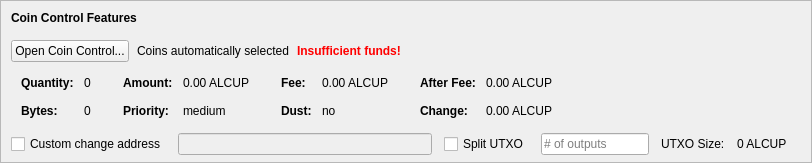
    <widget class="QFrame" name="frameCoinControl">
     <property name="sizePolicy">
      <sizepolicy hsizetype="Expanding" vsizetype="Expanding">
       <horstretch>0</horstretch>
       <verstretch>0</verstretch>
      </sizepolicy>
     </property>
     <property name="maximumSize">
      <size>
       <width>16777215</width>
       <height>16777215</height>
      </size>
     </property>
     <property name="frameShape">
      <enum>QFrame::StyledPanel</enum>
     </property>
     <property name="frameShadow">
      <enum>QFrame::Sunken</enum>
     </property>
     <layout class="QVBoxLayout" name="verticalLayoutCoinControl2">
      <property name="spacing">
       <number>0</number>
      </property>
      <property name="leftMargin">
       <number>0</number>
      </property>
      <property name="topMargin">
       <number>0</number>
      </property>
      <property name="rightMargin">
       <number>0</number>
      </property>
      <property name="bottomMargin">
       <number>6</number>
      </property>
      <item>
       <layout class="QVBoxLayout" name="verticalLayoutCoinControl" stretch="0,0,0,0,1">
        <property name="spacing">
         <number>0</number>
        </property>
        <property name="leftMargin">
         <number>10</number>
        </property>
        <property name="topMargin">
         <number>10</number>
        </property>
        <item>
         <layout class="QHBoxLayout" name="horizontalLayoutCoinControl1">
          <property name="bottomMargin">
           <number>15</number>
          </property>
          <item>
           <widget class="QLabel" name="labelCoinControlFeatures">
            <property name="sizePolicy">
             <sizepolicy hsizetype="Preferred" vsizetype="Maximum">
              <horstretch>0</horstretch>
              <verstretch>0</verstretch>
             </sizepolicy>
            </property>
            <property name="font">
             <font>
              <weight>75</weight>
              <bold>true</bold>
             </font>
            </property>
            <property name="styleSheet">
             <string notr="true">font-weight:bold;</string>
            </property>
            <property name="text">
             <string>Coin Control Features</string>
            </property>
           </widget>
          </item>
         </layout>
        </item>
        <item>
         <layout class="QHBoxLayout" name="horizontalLayoutCoinControl2" stretch="0,0,0,0">
          <property name="spacing">
           <number>8</number>
          </property>
          <property name="bottomMargin">
           <number>10</number>
          </property>
          <item>
           <widget class="QPushButton" name="pushButtonCoinControl">
            <property name="styleSheet">
             <string notr="true"/>
            </property>
            <property name="text">
             <string>Open Coin Control...</string>
            </property>
            <property name="autoDefault">
             <bool>false</bool>
            </property>
           </widget>
          </item>
          <item>
           <widget class="QLabel" name="labelCoinControlAutomaticallySelected">
            <property name="text">
             <string>Coins automatically selected</string>
            </property>
            <property name="margin">
             <number>5</number>
            </property>
           </widget>
          </item>
          <item>
           <widget class="QLabel" name="labelCoinControlInsuffFunds">
            <property name="font">
             <font>
              <weight>75</weight>
              <bold>true</bold>
             </font>
            </property>
            <property name="styleSheet">
             <string notr="true">color:red;font-weight:bold;</string>
            </property>
            <property name="text">
             <string>Insufficient funds!</string>
            </property>
            <property name="margin">
             <number>5</number>
            </property>
           </widget>
          </item>
          <item>
           <spacer name="horizontalSpacerCoinControl">
            <property name="orientation">
             <enum>Qt::Horizontal</enum>
            </property>
            <property name="sizeHint" stdset="0">
             <size>
              <width>40</width>
              <height>1</height>
             </size>
            </property>
           </spacer>
          </item>
         </layout>
        </item>
        <item>
         <widget class="QWidget" name="widgetCoinControl" native="true">
          <property name="sizePolicy">
           <sizepolicy hsizetype="Preferred" vsizetype="Preferred">
            <horstretch>0</horstretch>
            <verstretch>0</verstretch>
           </sizepolicy>
          </property>
          <property name="minimumSize">
           <size>
            <width>0</width>
            <height>0</height>
           </size>
          </property>
          <property name="styleSheet">
           <string notr="true"/>
          </property>
          <layout class="QHBoxLayout" name="horizontalLayoutCoinControl5">
           <property name="leftMargin">
            <number>0</number>
           </property>
           <property name="topMargin">
            <number>0</number>
           </property>
           <property name="rightMargin">
            <number>0</number>
           </property>
           <property name="bottomMargin">
            <number>0</number>
           </property>
           <item>
            <layout class="QHBoxLayout" name="horizontalLayoutCoinControl3" stretch="0,0,0,1">
             <property name="spacing">
              <number>20</number>
             </property>
             <property name="topMargin">
              <number>0</number>
             </property>
             <property name="bottomMargin">
              <number>10</number>
             </property>
             <item>
              <layout class="QFormLayout" name="formLayoutCoinControl1">
               <property name="horizontalSpacing">
                <number>10</number>
               </property>
               <property name="verticalSpacing">
                <number>14</number>
               </property>
               <property name="leftMargin">
                <number>10</number>
               </property>
               <property name="topMargin">
                <number>4</number>
               </property>
               <property name="rightMargin">
                <number>6</number>
               </property>
               <item row="0" column="0">
                <widget class="QLabel" name="labelCoinControlQuantityText">
                 <property name="font">
                  <font>
                   <weight>75</weight>
                   <bold>true</bold>
                  </font>
                 </property>
                 <property name="text">
                  <string>Quantity:</string>
                 </property>
                 <property name="margin">
                  <number>0</number>
                 </property>
                </widget>
               </item>
               <item row="0" column="1">
                <widget class="QLabel" name="labelCoinControlQuantity">
                 <property name="cursor">
                  <cursorShape>IBeamCursor</cursorShape>
                 </property>
                 <property name="contextMenuPolicy">
                  <enum>Qt::ActionsContextMenu</enum>
                 </property>
                 <property name="text">
                  <string notr="true">0</string>
                 </property>
                 <property name="margin">
                  <number>0</number>
                 </property>
                 <property name="textInteractionFlags">
                  <set>Qt::LinksAccessibleByMouse|Qt::TextSelectableByKeyboard|Qt::TextSelectableByMouse</set>
                 </property>
                </widget>
               </item>
               <item row="1" column="0">
                <widget class="QLabel" name="labelCoinControlBytesText">
                 <property name="font">
                  <font>
                   <weight>75</weight>
                   <bold>true</bold>
                  </font>
                 </property>
                 <property name="text">
                  <string>Bytes:</string>
                 </property>
                </widget>
               </item>
               <item row="1" column="1">
                <widget class="QLabel" name="labelCoinControlBytes">
                 <property name="cursor">
                  <cursorShape>IBeamCursor</cursorShape>
                 </property>
                 <property name="contextMenuPolicy">
                  <enum>Qt::ActionsContextMenu</enum>
                 </property>
                 <property name="text">
                  <string notr="true">0</string>
                 </property>
                 <property name="textInteractionFlags">
                  <set>Qt::LinksAccessibleByMouse|Qt::TextSelectableByKeyboard|Qt::TextSelectableByMouse</set>
                 </property>
                </widget>
               </item>
              </layout>
             </item>
             <item>
              <layout class="QFormLayout" name="formLayoutCoinControl2">
               <property name="horizontalSpacing">
                <number>10</number>
               </property>
               <property name="verticalSpacing">
                <number>14</number>
               </property>
               <property name="leftMargin">
                <number>6</number>
               </property>
               <property name="topMargin">
                <number>4</number>
               </property>
               <property name="rightMargin">
                <number>6</number>
               </property>
               <item row="0" column="0">
                <widget class="QLabel" name="labelCoinControlAmountText">
                 <property name="font">
                  <font>
                   <weight>75</weight>
                   <bold>true</bold>
                  </font>
                 </property>
                 <property name="text">
                  <string>Amount:</string>
                 </property>
                 <property name="margin">
                  <number>0</number>
                 </property>
                </widget>
               </item>
               <item row="0" column="1">
                <widget class="QLabel" name="labelCoinControlAmount">
                 <property name="cursor">
                  <cursorShape>IBeamCursor</cursorShape>
                 </property>
                 <property name="contextMenuPolicy">
                  <enum>Qt::ActionsContextMenu</enum>
                 </property>
                 <property name="text">
                  <string notr="true">0.00 ALCUP</string>
                 </property>
                 <property name="textInteractionFlags">
                  <set>Qt::LinksAccessibleByMouse|Qt::TextSelectableByKeyboard|Qt::TextSelectableByMouse</set>
                 </property>
                </widget>
               </item>
               <item row="1" column="0">
                <widget class="QLabel" name="labelCoinControlPriorityText">
                 <property name="font">
                  <font>
                   <weight>75</weight>
                   <bold>true</bold>
                  </font>
                 </property>
                 <property name="text">
                  <string>Priority:</string>
                 </property>
                </widget>
               </item>
               <item row="1" column="1">
                <widget class="QLabel" name="labelCoinControlPriority">
                 <property name="cursor">
                  <cursorShape>IBeamCursor</cursorShape>
                 </property>
                 <property name="contextMenuPolicy">
                  <enum>Qt::ActionsContextMenu</enum>
                 </property>
                 <property name="text">
                  <string>medium</string>
                 </property>
                 <property name="textInteractionFlags">
                  <set>Qt::LinksAccessibleByMouse|Qt::TextSelectableByKeyboard|Qt::TextSelectableByMouse</set>
                 </property>
                </widget>
               </item>
              </layout>
             </item>
             <item>
              <layout class="QFormLayout" name="formLayoutCoinControl3">
               <property name="horizontalSpacing">
                <number>10</number>
               </property>
               <property name="verticalSpacing">
                <number>14</number>
               </property>
               <property name="leftMargin">
                <number>6</number>
               </property>
               <property name="topMargin">
                <number>4</number>
               </property>
               <property name="rightMargin">
                <number>6</number>
               </property>
               <item row="0" column="0">
                <widget class="QLabel" name="labelCoinControlFeeText">
                 <property name="font">
                  <font>
                   <weight>75</weight>
                   <bold>true</bold>
                  </font>
                 </property>
                 <property name="text">
                  <string>Fee:</string>
                 </property>
                 <property name="margin">
                  <number>0</number>
                 </property>
                </widget>
               </item>
               <item row="0" column="1">
                <widget class="QLabel" name="labelCoinControlFee">
                 <property name="cursor">
                  <cursorShape>IBeamCursor</cursorShape>
                 </property>
                 <property name="contextMenuPolicy">
                  <enum>Qt::ActionsContextMenu</enum>
                 </property>
                 <property name="text">
                  <string notr="true">0.00 ALCUP</string>
                 </property>
                 <property name="textInteractionFlags">
                  <set>Qt::LinksAccessibleByMouse|Qt::TextSelectableByKeyboard|Qt::TextSelectableByMouse</set>
                 </property>
                </widget>
               </item>
               <item row="1" column="0">
                <widget class="QLabel" name="labelCoinControlLowOutputText">
                 <property name="font">
                  <font>
                   <weight>75</weight>
                   <bold>true</bold>
                  </font>
                 </property>
                 <property name="text">
                  <string>Dust:</string>
                 </property>
                </widget>
               </item>
               <item row="1" column="1">
                <widget class="QLabel" name="labelCoinControlLowOutput">
                 <property name="cursor">
                  <cursorShape>IBeamCursor</cursorShape>
                 </property>
                 <property name="contextMenuPolicy">
                  <enum>Qt::ActionsContextMenu</enum>
                 </property>
                 <property name="text">
                  <string>no</string>
                 </property>
                 <property name="textInteractionFlags">
                  <set>Qt::LinksAccessibleByMouse|Qt::TextSelectableByKeyboard|Qt::TextSelectableByMouse</set>
                 </property>
                </widget>
               </item>
              </layout>
             </item>
             <item>
              <layout class="QFormLayout" name="formLayoutCoinControl4">
               <property name="horizontalSpacing">
                <number>10</number>
               </property>
               <property name="verticalSpacing">
                <number>14</number>
               </property>
               <property name="leftMargin">
                <number>6</number>
               </property>
               <property name="topMargin">
                <number>4</number>
               </property>
               <property name="rightMargin">
                <number>6</number>
               </property>
               <item row="0" column="0">
                <widget class="QLabel" name="labelCoinControlAfterFeeText">
                 <property name="font">
                  <font>
                   <weight>75</weight>
                   <bold>true</bold>
                  </font>
                 </property>
                 <property name="text">
                  <string>After Fee:</string>
                 </property>
                 <property name="margin">
                  <number>0</number>
                 </property>
                </widget>
               </item>
               <item row="0" column="1">
                <widget class="QLabel" name="labelCoinControlAfterFee">
                 <property name="cursor">
                  <cursorShape>IBeamCursor</cursorShape>
                 </property>
                 <property name="contextMenuPolicy">
                  <enum>Qt::ActionsContextMenu</enum>
                 </property>
                 <property name="text">
                  <string notr="true">0.00 ALCUP</string>
                 </property>
                 <property name="textInteractionFlags">
                  <set>Qt::LinksAccessibleByMouse|Qt::TextSelectableByKeyboard|Qt::TextSelectableByMouse</set>
                 </property>
                </widget>
               </item>
               <item row="1" column="0">
                <widget class="QLabel" name="labelCoinControlChangeText">
                 <property name="font">
                  <font>
                   <weight>75</weight>
                   <bold>true</bold>
                  </font>
                 </property>
                 <property name="text">
                  <string>Change:</string>
                 </property>
                </widget>
               </item>
               <item row="1" column="1">
                <widget class="QLabel" name="labelCoinControlChange">
                 <property name="cursor">
                  <cursorShape>IBeamCursor</cursorShape>
                 </property>
                 <property name="contextMenuPolicy">
                  <enum>Qt::ActionsContextMenu</enum>
                 </property>
                 <property name="text">
                  <string notr="true">0.00 ALCUP</string>
                 </property>
                 <property name="textInteractionFlags">
                  <set>Qt::LinksAccessibleByMouse|Qt::TextSelectableByKeyboard|Qt::TextSelectableByMouse</set>
                 </property>
                </widget>
               </item>
              </layout>
             </item>
            </layout>
           </item>
          </layout>
         </widget>
        </item>
        <item>
         <layout class="QHBoxLayout" name="horizontalLayoutCoinControl4" stretch="0,0,0,0,0,0,0">
          <property name="spacing">
           <number>12</number>
          </property>
          <property name="sizeConstraint">
           <enum>QLayout::SetDefaultConstraint</enum>
          </property>
          <property name="topMargin">
           <number>5</number>
          </property>
          <property name="rightMargin">
           <number>5</number>
          </property>
          <item>
           <widget class="QCheckBox" name="checkBoxCoinControlChange">
            <property name="toolTip">
             <string>If this is activated, but the change address is empty or invalid, change will be sent to a newly generated address.</string>
            </property>
            <property name="text">
             <string>Custom change address</string>
            </property>
           </widget>
          </item>
          <item>
           <widget class="QValidatedLineEdit" name="lineEditCoinControlChange">
            <property name="enabled">
             <bool>false</bool>
            </property>
            <property name="sizePolicy">
             <sizepolicy hsizetype="Expanding" vsizetype="Fixed">
              <horstretch>0</horstretch>
              <verstretch>0</verstretch>
             </sizepolicy>
            </property>
           </widget>
          </item>
          <item>
           <widget class="QCheckBox" name="splitBlockCheckBox">
            <property name="text">
             <string>Split UTXO</string>
            </property>
           </widget>
          </item>
          <item>
           <widget class="QLineEdit" name="splitBlockLineEdit">
            <property name="sizePolicy">
             <sizepolicy hsizetype="Fixed" vsizetype="Fixed">
              <horstretch>50</horstretch>
              <verstretch>0</verstretch>
             </sizepolicy>
            </property>
            <property name="placeholderText">
             <string># of outputs</string>
            </property>
           </widget>
          </item>
          <item>
           <widget class="QLabel" name="labelBlockSizeText">
            <property name="text">
             <string>UTXO Size:</string>
            </property>
           </widget>
          </item>
          <item>
           <widget class="QLabel" name="labelBlockSize">
            <property name="text">
             <string>0 ALCUP</string>
            </property>
           </widget>
          </item>
          <item>
           <widget class="QLabel" name="labelCoinControlChangeLabel">
            <property name="sizePolicy">
             <sizepolicy hsizetype="Preferred" vsizetype="Expanding">
              <horstretch>0</horstretch>
              <verstretch>0</verstretch>
             </sizepolicy>
            </property>
            <property name="minimumSize">
             <size>
              <width>0</width>
              <height>0</height>
             </size>
            </property>
            <property name="text">
             <string/>
            </property>
            <property name="margin">
             <number>3</number>
            </property>
           </widget>
          </item>
         </layout>
        </item>
        <item>
         <spacer name="verticalSpacerCoinControl">
          <property name="orientation">
           <enum>Qt::Vertical</enum>
          </property>
          <property name="sizeHint" stdset="0">
           <size>
            <width>800</width>
            <height>1</height>
           </size>
          </property>
         </spacer>
        </item>
       </layout>
      </item>
     </layout>
    </widget>
